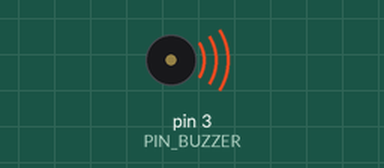
The sketch below on a simulated Arduino Uno, built with avr-gcc and run on an emulated ATmega328P. Parts: buzzer (waves = sounding).

Above: at 0.1 s.
Timing chart, 0 to 40.0 s (numbered marks = the images above):
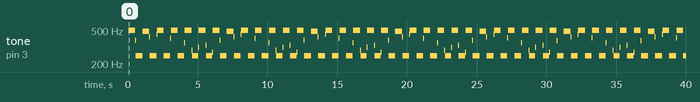

The sketch:

PassiveBuzzer.ino
```cpp
// https://www.youtube.com/watch?v=vt9C821Ug20&list=PLWdhcCYoOsiJE1DS7OhPfwrHrGlUED6Az&index=5&ab_channel=BV3D%3ABryanVines

#define PIN_BUZZER (3)
#define DELAY_TIME_ON (1)
#define DELAY_TIME_OFF (1)
#define BUZZ_TIME (250)


void setup()
{
    pinMode(PIN_BUZZER, OUTPUT);
}

void loop()
{
    for (int i = 0; i < BUZZ_TIME; i++)
    {
        digitalWrite(PIN_BUZZER, HIGH);
        delay(DELAY_TIME_ON);
        digitalWrite(PIN_BUZZER, LOW);
        delay(DELAY_TIME_OFF);
    }

    for (int i = 0; i < BUZZ_TIME / 2; i++)
    {
        digitalWrite(PIN_BUZZER, HIGH);
        delay(2 * DELAY_TIME_ON);
        digitalWrite(PIN_BUZZER, LOW);
        delay(2 * DELAY_TIME_OFF);
    }
}
```

Measured:
- by itself, tone on pin 3 (PIN_BUZZER): plays 496 Hz for 0.48 s, 379 Hz for 0.04 s, 249 Hz for 0.48 s, 483 Hz for 0.48 s, 418 Hz for 0.04 s, 249 Hz for 0.48 s … (138 notes in this stretch)
